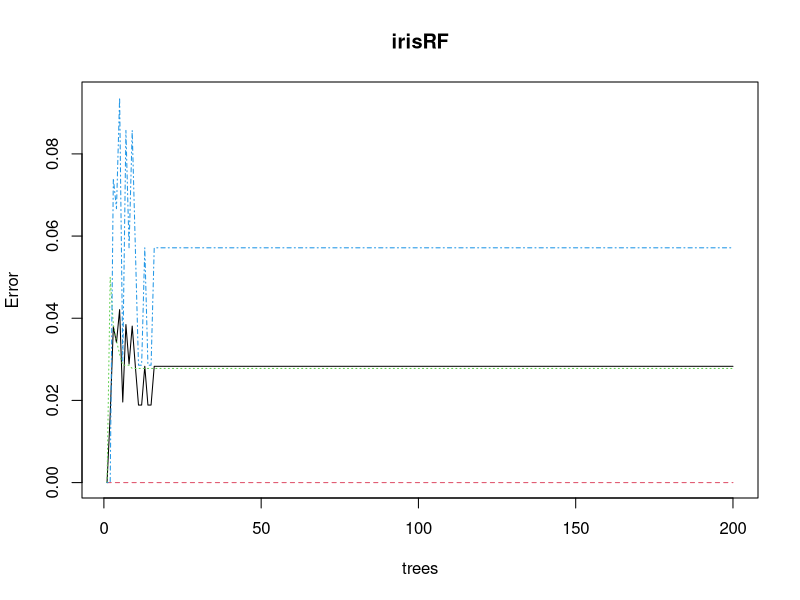
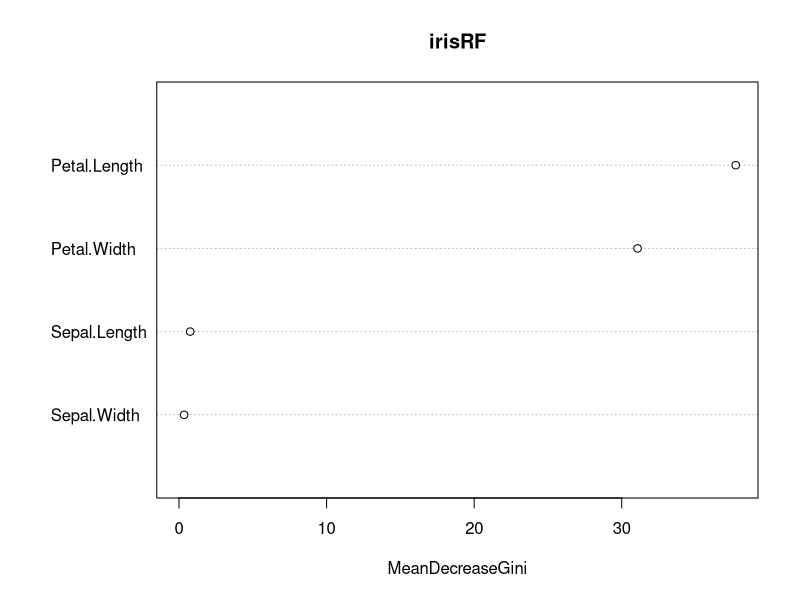
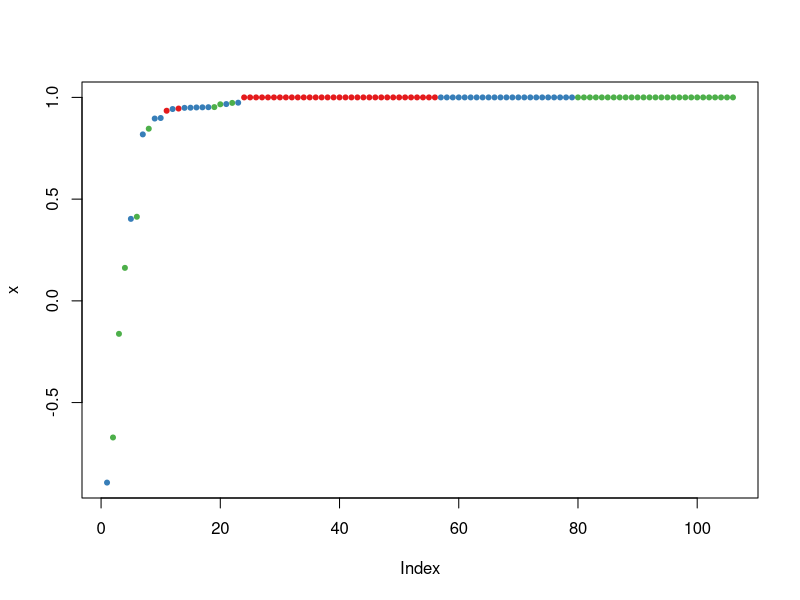
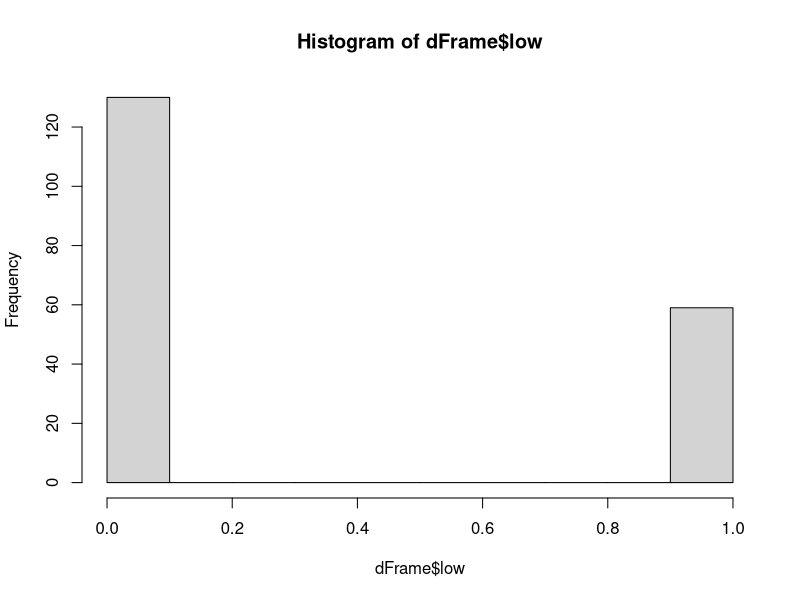
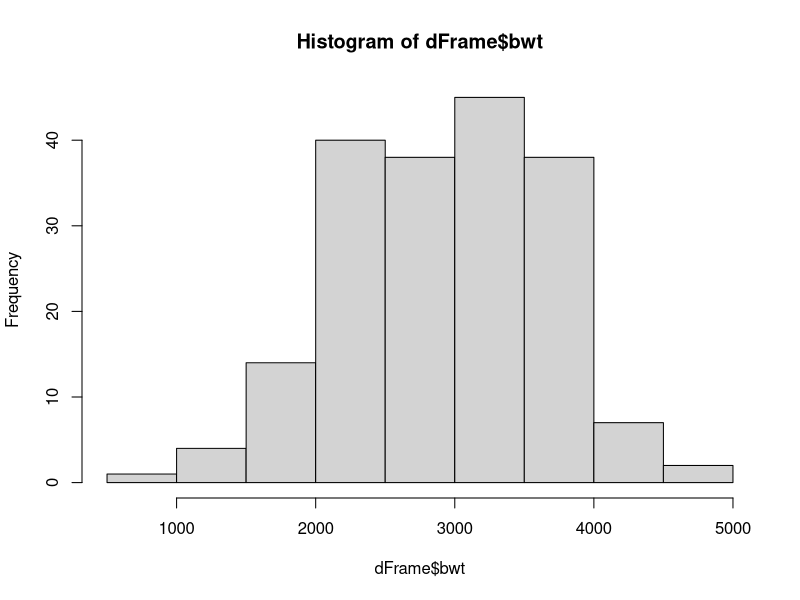
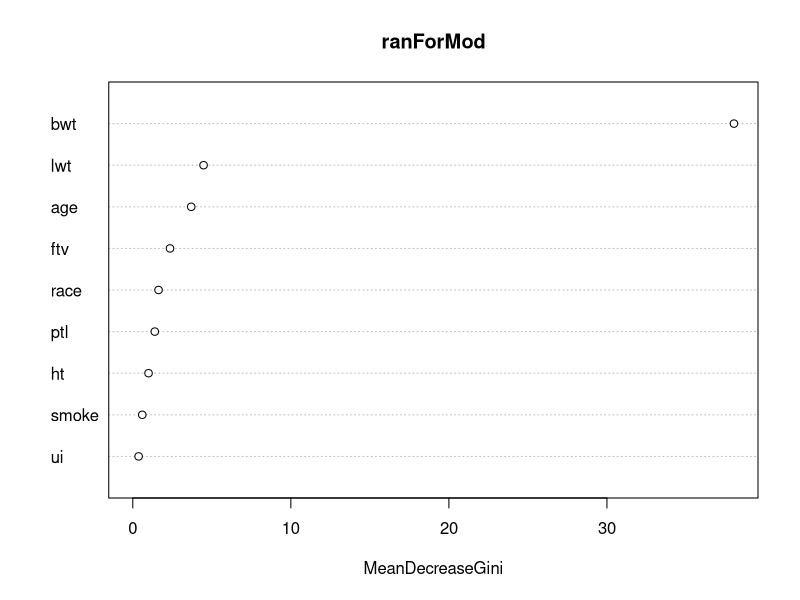
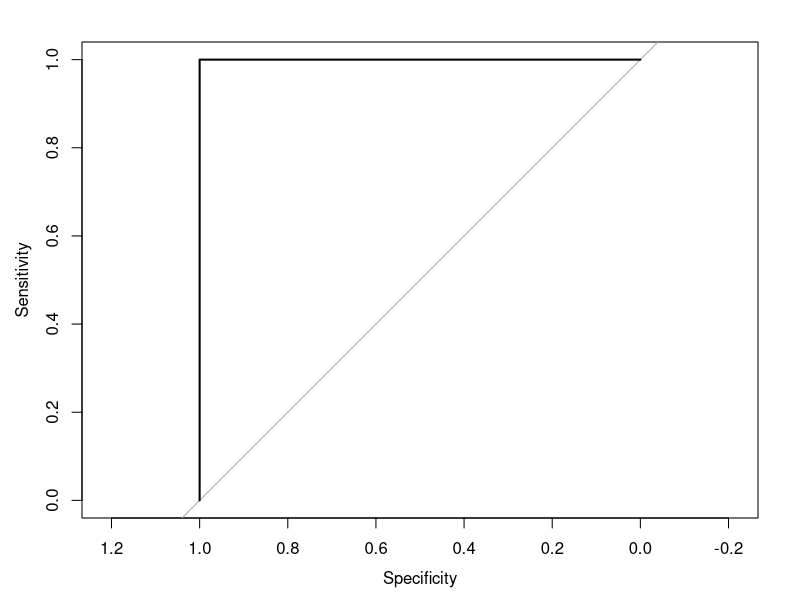
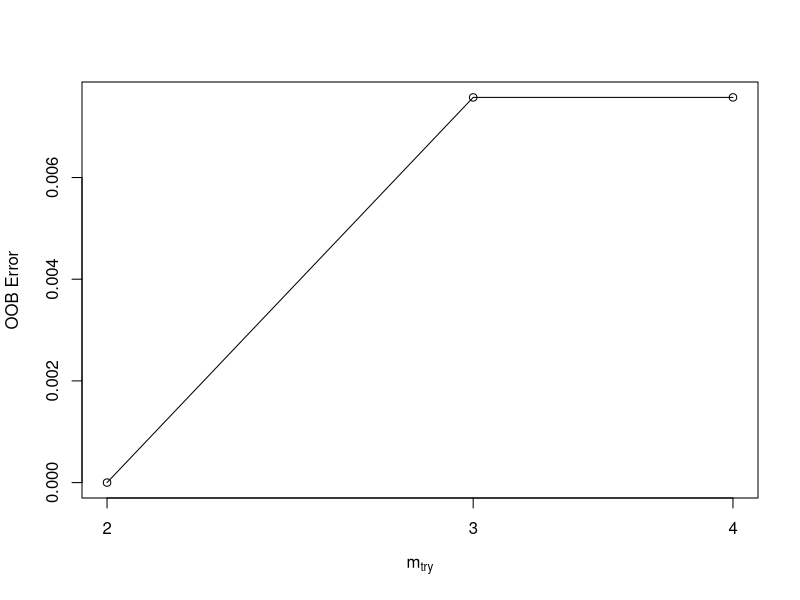

Here is the R script that generated these plots, in order:
## ---- chunk 1
### randomForest tutorial ###
### Computational Biology: Univeristy of Vermont 
### April 26, 2017
### Matthias Nevins 

### Notes on randomForest ###

# "randomForest" is an ensemble learning model
# (also refered to as a "machine learning" tool). 
# 
# The package uses a random forest algorithm to sample data randomly 
# and then construct and analyzes multiple random decision trees (ensemble). 
# The performance of each random decision tree is are compared used to
# determine the mode of a classification or the mean of a regression. 
# The model can be trained on a subset of the data and then tested for accuracy. 

## See notes on decision trees and random forest ## 
## ---- chunk 2
############ randomForest #######################

# Begin by installing the randomForest package
#install.packages("randomForest")
library("randomForest")

## INPUTS ## 
#help("randomForest")
# relevent input arguments 
  # x = data frame or matrix of predictor variable(s)
  # y = response vector (if factor, classification)
  # ntree = number of decision trees to grow 
  # mtry = Number of randomly sampled 
    ## mtry should be a value lower than the total number of variables
    ## for classification trees use the square root of number of  variables
  # sampsize = number of rows that are randomly sampled for each tree 
    ## sampsize should be lower than the total number of rows in your data set
  # nodesize = minimum size of terminal nodes (larger the number smaller the tree)

### OUTPUTS ##
# predication by randomForest is the mean of the random decision trees
# confusion matrix (classification) 
## ---- chunk 3
#### EXAMPLE 1: Iris data ####
# Call to "iris" data set available in R 
#data(iris) 
#View(iris) 
#str(iris) # numeric predictor variables, Species variable is catagorical
#summary(iris)

# Store iris in a new data fram 

Dframe <- iris

# Let's get started 
set.seed(123) # to get reproducible random results

# Split iris data to training data and testing data
# Train the model with 70% of data and test it 
# with the remaing %30 of the data. 
help(sample)
spl <- sample(2,nrow(Dframe),replace=TRUE,prob=c(0.7,0.3)) 
print(spl)
str(spl)

# define the training data 
trainData <- Dframe[spl==1,]
head(trainData)

# Test data 
testData <- Dframe[spl==2,]
head(testData)

# Generate random forest with training data 
irisRF <- randomForest(Species~.,data=trainData, mtry= 3, ntree=200,proximity=TRUE) 
help(randomForest)

# Print Random Forest model and see the importance features
print(irisRF)

# Confusion matrix for train data
table(predict(irisRF),trainData$Species) 

# Plot random forest 
plot(irisRF)

# Look at importance of independant vars
importance(irisRF)
# Plot importance 
varImpPlot(irisRF)

# Now build random forest for testing data
help("predict.randomForest")

irisPred <- predict(irisRF,newdata=testData)
print(irisPred)
table(irisPred, testData$Species)

#Now, let's look at the margin, positive or negative,
# if positive it means correct classification
help("margin.randomForest")
plot(margin(irisRF,testData$Species))

## ---- chunk 4
#------------------------------------------------------
####### EXAMPLE 2: Using MASS package ##################

# Begin by importing two libraries 
library(randomForest)
library(MASS)

# set seed 
#help("set.seed")
set.seed(1234)

# Store data "birthwt" data set from the MASS package into a DataFrame 

#help("birthwt")
dFrame <- birthwt

# Identify predictor variables and target variable
# Identify catagorical target variable 
#head(dFrame)
#str(dFrame)
#View(dFrame)

# see how many unique values are within each variable 
# for "low"
length(unique(dFrame$low))
hist(dFrame$low) # two unique values 
length(unique(dFrame$bwt))
hist(dFrame$bwt) # continuous variable 

# another way to view unique values for all variables
apply(dFrame,2,function(x) length(unique(x))) 
help(apply) # 2 in this function indicates columns

# Now convert catagorical variables using as.factor so 
# they are treated as numerical data by randomForest

# Begin by placing the variables you need to convert into a new placehoder 
# variable cVars (catagorical variables)
cVars <- c("low", "race", "smoke", "ptl", "ht", "ui", "ftv")

# use a for loop to go over data frame (dFrame) 
for(i in cVars){
  dFrame[,i]=as.factor(dFrame[,i])
}
str(dFrame) # we see that the numerical values for the 
#catagorical variables have been converted

# Acquire new library "caTools" to assist in the splitting of 
# sampled data
#help("caTools")
library(caTools)

ivar <- sample.split(Y = dFrame$low, SplitRatio = 0.7) 
ivar
# Now assign the split data to a "train" and a "test" data frame
trainD <- dFrame[ivar,]
testD <- dFrame[!ivar,]


#### FIT THE MODEL ####
# use randomForest model to try and predict the importance of 
# each variable as it relates to the traget variable ("low")

ranForMod <- randomForest(low~., data = trainD, mtry=2, ntree=200)
print(ranForMod)

# Error rate 
# OOB (out of bag rate) mis-classification rate 
# Low rate = high tree strength

### Importance of each Variable ###
# High mean decrease Gini (or high mean decrease in accuracy of the model)
# indicates a high importance of the variable within the model 

importance(ranForMod)
varImpPlot(ranForMod)

### Predictions for model ### 

predictMod <- predict(ranForMod, testD, type = "class")
print(predictMod)
tableP <- table(predictions=predictMod, actual=testD$low)
print(tableP)
sum(diag(tableP)/sum(tableP))

## Plotting ROC (Reciever Operator Curve) ###
# expressed graphically in 2-D
# plots relationship b/w sensitivity and false positive rate (FPR)

#install.packages("pROC")
library(pROC)
pModProb <- predict(ranForMod, testD, type = "prob")
print(pModProb)
auc <- auc(testD$low, pModProb[,2])
plot(roc(testD$low, pModProb[,2]))

# Finding the best mtry by "tuning" the model
bestmtry <- tuneRF(trainD, trainD$low, ntreeTry = 200, 
                   stepFactor = 1.5, 
                   improve = 0.01, 
                   trace = T, 
                   plot = T)
